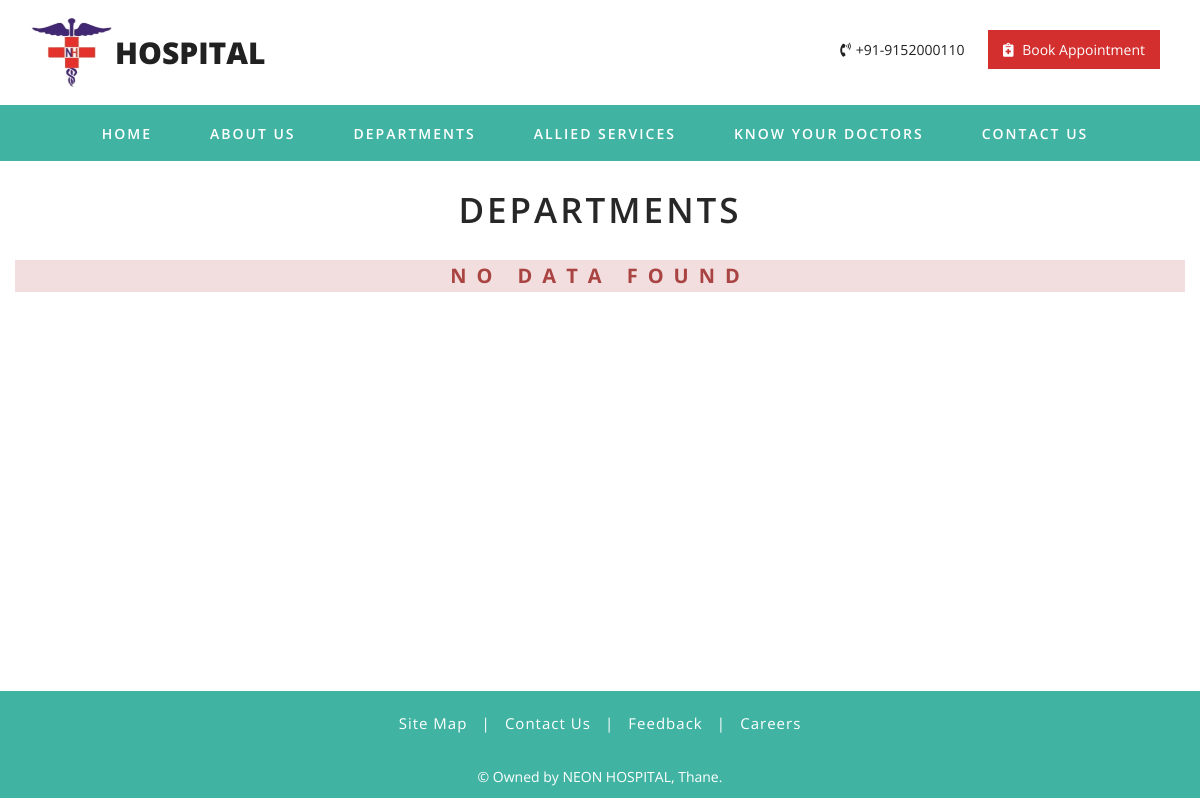
Page /index.php/department on the earlier database version.
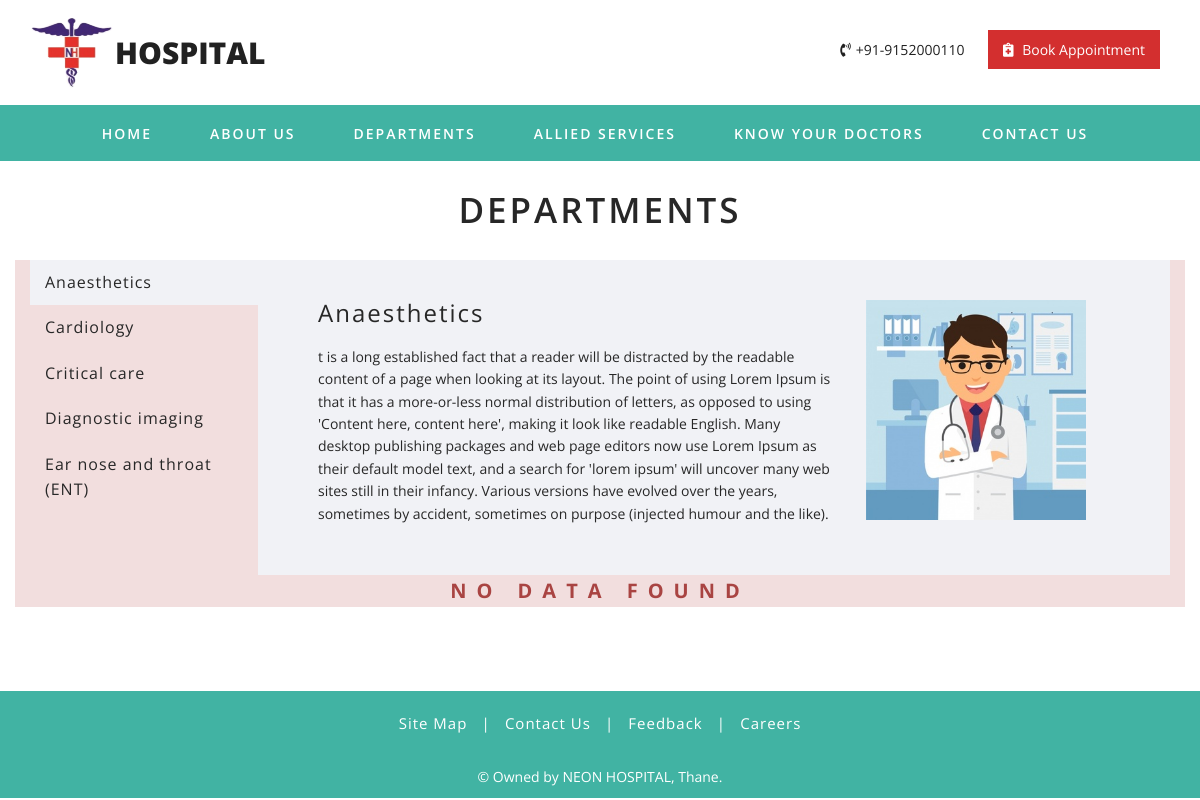
Same page on the later database version.
### tables this page shows
CREATE TABLE `departments` (
  `id` int(11) NOT NULL,
  `title` varchar(255) DEFAULT NULL,
  `content` text,
  `hod_img` varchar(255) DEFAULT NULL
);

### application/core/MY_Loader.php (called while the page is built, shortened)
<?php
class MY_Loader extends CI_Loader {
    public function template($template_name, $vars = array(), $return = FALSE)
    {
        if($return):
            $content  = $this->view('templates/header', $vars, $return);
            $content .= $this->view($template_name, $vars, $return);
            $content .= $this->view('templates/footer', $vars, $return);
            return $content;
        else:
            $this->view('templates/header', $vars);
            $this->view($template_name, $vars);
            $this->view('templates/footer', $vars);
        endif;
    }
}

### application/controllers/Department.php (called while the page is built)
<?php defined('BASEPATH') or exit('No direct script assess allowed');
class Department extends CI_Controller
{
	public function index() {
		$this->load->model('Home_model');
		$data = $this->Home_model->get_department();
		$depttData = array(
			'data' => $data
		);
		$this->load->template('departments', $depttData);
	}
}

### index.php (called while the page is built, shortened)
<?php
require_once BASEPATH.'core/CodeIgniter.php';

### application/models/Home_model.php (called while the page is built, shortened)
<?php if ( ! defined('BASEPATH')) exit('No direct script access allowed');
class Home_model extends CI_Model{
    public function get_department() {
        $this->db->from('departments');
        $result = $this->db->get()->result_array();
        if (!empty($result)) return $result;
        return FALSE;
    }
}

### application/views/departments.php (the view)
<div class="main">
	<div class="container-fluid">
		<h1>Departments</h1>
		<?php if (!empty($data)) { ?>
			<div class="col-md-12">
				<div class="dpt-sidebar">
					<ul>
						<?php foreach ($data as $key => $value) { ?>
							<li data-id='<?php echo $key+1; ?>' id="dpt-<?php echo $key+1; ?>" class="dpt-side <?php echo ($key+1 == 1)? 'side-active': ''; ?>"><?php echo $value['title']; ?></li>
						<?php } ?>
					</ul>
				</div>
				<div class="dpt-content">
					<?php foreach ($data as $key => $value) { ?>
						<div class="dpt-cnt-<?php echo $key+1 ?> dpt-cnt-main">
							<div class="col-md-12">
								<div class="col-md-8 dpt-cnt">
									<h3><?php echo $value['title']; ?></h3>
									<p><?php echo $value['content']; ?></p>
								</div>
								<div class="col-md-4 dpt-head">
									<img src="<?php echo base_url().'uploads/images/dept-img/'.$value['hod_img']?>">
								</div>
							</div>
						</div>
					<?php } ?>
				</div>
			</div>
		<?php }else ?>
		<p class="no-data">No data found</p>
	</div>
</div>

### application/views/templates/header.php (shortened to what this page needs)
<!DOCTYPE html>
<html lang="en">
<head>
	<link rel="stylesheet" href="https://use.fontawesome.com/releases/v5.3.1/css/all.css">
	<link rel="stylesheet" href="<?php echo base_url(); ?>assets/css/owl.carousel.css">
	<link rel="stylesheet" type="text/css" href="<?php echo base_url(); ?>assets/css/owl.theme.default.css">
	<link rel="stylesheet" type="text/css" href="<?php echo base_url(); ?>assets/css/scrollbar.css"/>
	<link rel="stylesheet" href="<?php echo base_url(); ?>assets/css/lightbox.min.css">
	<link rel="stylesheet" type="text/css" href="<?php echo base_url(); ?>assets/css/bootstrap-datetimepicker.min.css">
	<link rel="stylesheet" href="<?php echo base_url(); ?>assets/css/bootstrap.min.css">
	<link rel="stylesheet" href="<?php echo base_url(); ?>assets/css/site.css">
</head>
<body>
	<header class="header">
    <div class="mid-header">
    	<div class="container">
    		<a href="<?php echo base_url() ?>" class="pull-left logo">
    			<img src="<?php echo base_url(); ?>assets/images/logo.png" class="img-responsive site-logo" alt="Neon Hospital">
    			<span class="site-name">HOSPITAL</span>
    		</a>
    		<div class="pull-right head-contact">
    			<a href="javascript:"> <i class="fas fa-phone-volume"></i>+91-9152000110 </a>
    			<a href="javascript:" class="book-appointment"> <i class="fas fa-notes-medical"></i> Book Appointment</a>
    		</div>
    	</div>
    </div>
    <div class="main-nav">
    	<div class="sticky-nav">
    		<div class="container relative"> <a href="javascript:void(0);" class="humburger"><span></span><span></span><span></span></a>
    			<ul>
    				<li> <a href="<?php echo base_url(); ?>">Home</a></li>
  				<li> <a href="<?php echo base_url('about'); ?>">About Us</a> </li>
  				<li> <a href="<?php echo base_url('department'); ?>">Departments	</a></li>
  				<li> <a href="<?php echo base_url('alliedServices'); ?>">Allied Services</a></li>
  				<li> <a href="<?php echo base_url('doctors') ?>">Know your Doctors</a></li>
  				<li> <a href="<?php echo base_url('contact'); ?>">Contact Us</a> </li>
  			</ul>
  		</div>
  	</div>
  </div>
</header>

### application/views/templates/footer.php (shortened to what this page needs)
<footer class="footer">
	<div class="container">
   <div class="top">
     <ul>
       <li><a href="#">Site Map</a></li>
       <li>|</li>
       <li><a href="<?php echo base_url('contact'); ?>">Contact Us </a></li>
       <li>|</li>
       <li><a href="<?php echo base_url('contact/feedback'); ?>">Feedback</a></li>
       <li>|</li>
       <li><a href="<?php echo base_url('contact/career'); ?>">Careers</a></li>
     </ul>
   </div>
 </div>
 <div class="bottom">
  <p>© Owned by  NEON HOSPITAL, Thane.</p>
</div>
</footer>
</body>
</html>

### assets/css/site.css (style rules this page uses)
.site-logo { height: 75px; width: 85px; float: left; }
.site-name { float: left; line-height: 75px; font-size: 30px; font-weight: 800; }
body { color: #272727; background: #fff; font-family: "Open Sans", sans-serif; font-size: 14px !important; line-height: 1.6; margin: 0px; }
a { color: #212121; text-decoration: none; outline: none; }
.header { background: #f5f5f5; }
i { padding-right: 5px; }
a.book-appointment { background: #d32f2f; color: #fff; padding: 10px 15px; }
.mid-header { background: #fff; padding: 15px 0px; }
.main-nav { background: #41B3A3; font-size: 0; display: block; width: 100%; height: 56px; text-align: center; }
.main-nav ul li { display: inline-block; margin: 0 10px; vertical-align: middle; }
.main-nav ul li:first-child { background: none; margin-left: 0; }
.main-nav ul li a { color: #fff; display: block; padding: 15px 19px; font-size: 1.4rem; text-align: center; text-transform: uppercase; font-weight: 600; letter-spacing: 2px; }
.sticky-nav { position: relative; }
.sticky-nav ul { display: block; }
* { margin: 0; padding: 0; }
h1 { font-weight: 600; margin: 0rem; font-size: 35px; margin: 30px 0; text-transform: uppercase; text-align: center; letter-spacing: 3px; }
h3 { font-weight: 400; margin: 0rem; }
ul { list-style: none; margin: 0; padding: 0; }
.relative { position: relative; }
.footer { font-size: 16px; float: left; width: 100%; background: #41B3A3; }
.footer .top { color: #fff; text-align: center; padding: 15px 0 0px; }
.footer li { padding: 5px; display: inline-block; vertical-align: top; font-weight: 400; letter-spacing: 1px; font-size: 15px; }
.footer li a { color: #fff; }
.footer .bottom { background: #41B3A3; padding: 10px 0; font-size: 14px; width: 100%; text-align: center; color: #fff; }
.footer .bottom p { margin: 16px 0 0 0; }
.pull-right { line-height: 5; }
.sticky-nav ul { line-height: 2; }
.head-contact a { margin: 0px 10px; }
.main { width: 100%; float: left; min-height: 500px; margin-bottom: 30px; }
.dpt-sidebar { width: 20%; float: left; }
.dpt-content { width: 80%; float: left; }
li.dpt-side { padding: 10px 15px; font-size: 16px; letter-spacing: 1px; }
.dpt-cnt-main { width: 100%; float: left; padding: 40px 30px; background: #f1f2f6; }
.dpt-head img { width: 220px; }
.dpt-cnt h3 { font-size: 24px; letter-spacing: 2px; margin-bottom: 20px; }
.dpt-cnt-main { display: none; }
.dpt-cnt-main:first-child { display: block; }
.side-active { background: #f1f2f6; }
.no-data { font-size: 20px; font-weight: bold; text-align: center; letter-spacing: 10px; text-transform: uppercase; color: #a94442; background-color: #f2dede; border-color: #ebccd1; }

Differences in the rows shown:
added departments: title "Anaesthetics", content "t is a long established fact that a reader will be distracted by the readable content of a page when looking at its layout. The point of using Lorem Ipsum is that it has a more-or-less normal distribution of letters, as opposed to using 'Content here, content here', making it look like readable English. Many desktop publishing packages and web page editors now use Lorem Ipsum as their default model text, and a search for 'lorem ipsum' will uncover many web sites still in their infancy. Various versions have evolved over the years, sometimes by accident, sometimes on purpose (injected humour and the like).", hod_img (picture)
added departments: title "Cardiology", shown under "DEPARTMENTS"
added departments: title "Critical care", shown under "DEPARTMENTS"
added departments: title "Diagnostic imaging", shown under "DEPARTMENTS"
added departments: title "Ear nose and throat (ENT)", shown under "DEPARTMENTS"
